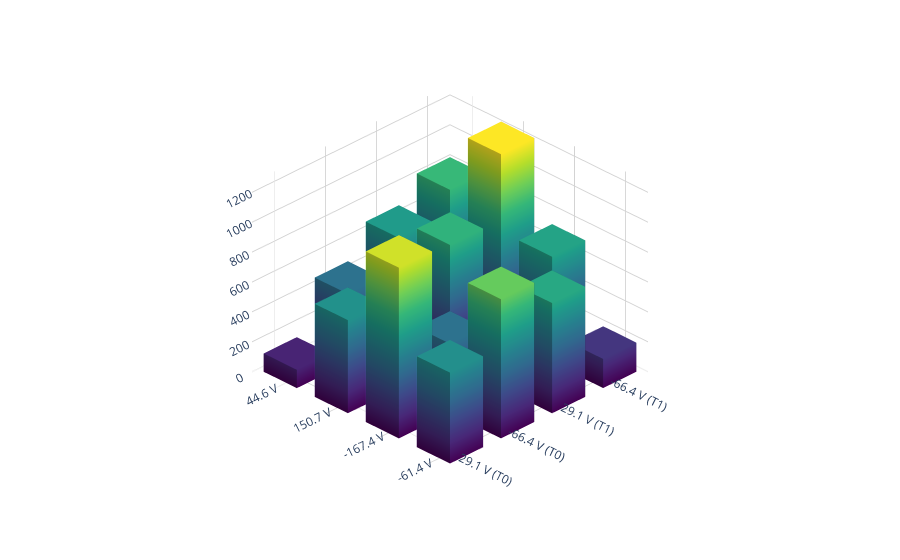

Source (notebook cell):
### Code cell
import numpy as np
import plotly.graph_objects as go

# --- Assume N, z0, z1, AliceEOMVoltages, BobEOMVoltages are defined upstream ---

# 1. Define the measurement logic arrays
v_sweep = np.linspace(-200, 200, N)
signalarray0 = np.tile(v_sweep, N)
signalarray1 = np.repeat(v_sweep, N)

# 2 & 3. Extract the closest points into 2x4 matrices
rate0_grid = np.zeros((2, 4))
rate1_grid = np.zeros((2, 4))

for i, v1_ideal in enumerate(BobEOMVoltages):
    for j, v0_ideal in enumerate(AliceEOMVoltages):
        distances = (signalarray0 - v0_ideal) ** 2 + (signalarray1 - v1_ideal) ** 2
        idx = np.argmin(distances)

        rate0_grid[i, j] = z0[idx]
        rate1_grid[i, j] = z1[idx]

# 4. Combine grids into a single 4x4 matrix
combined_grid = np.vstack((rate0_grid, rate1_grid))

# Swapping to get into literature form
combined_grid[[0,2]] = combined_grid[[2,0]]
combined_grid[[1,3]] = combined_grid[[3,1]]

# 5. Build the Plotly 3D Mesh Plot
fig = go.Figure()

num_y, num_x = combined_grid.shape
dx = 0.65
dy = 0.65

# Fix the maximum Z value so the color scale is uniform across all pillars
z_max_global = np.max(combined_grid) if np.max(combined_grid) > 0 else 1

# Standard cube triangulation (12 triangles connecting the 8 vertices)
i_tris = [0, 0, 4, 4, 0, 0, 3, 3, 0, 0, 1, 1]
j_tris = [1, 2, 5, 6, 1, 5, 2, 6, 3, 7, 2, 6]
k_tris = [2, 3, 6, 7, 5, 4, 6, 7, 7, 4, 6, 5]

for j in range(num_y):
    for i in range(num_x):
        z_val = combined_grid[j, i]
        if z_val <= 0:
            continue
            
        # Define the 8 corners of the pillar (Bottom 4, Top 4)
        x_verts = [i-dx/2, i+dx/2, i+dx/2, i-dx/2, i-dx/2, i+dx/2, i+dx/2, i-dx/2]
        y_verts = [j-dy/2, j-dy/2, j+dy/2, j+dy/2, j-dy/2, j-dy/2, j+dy/2, j+dy/2]
        z_verts = [0, 0, 0, 0, z_val, z_val, z_val, z_val]
        
        fig.add_trace(go.Mesh3d(
            x=x_verts,
            y=y_verts,
            z=z_verts,
            i=i_tris,
            j=j_tris,
            k=k_tris,
            intensity=z_verts,      # Interpolates color based on Z-height
            colorscale='Viridis',   
            cmin=0,                 # Anchor base color (blue) to Z=0
            cmax=z_max_global,      # Anchor peak color (yellow) to global max
            showscale=False,        
            flatshading=True,       # Keeps pillar walls flat rather than smoothed
            lighting=dict(facenormalsepsilon=0, ambient=0.7, diffuse=0.8),
            hoverinfo='skip'
        ))

# 6. Styling to match the reference format
x_labels = [f"{v:.1f} V" for v in AliceEOMVoltages]
combined_y_labels = [f"{v:.1f} V (T0)" for v in BobEOMVoltages] + [
    f"{v:.1f} V (T1)" for v in BobEOMVoltages
]

fig.update_layout(
    scene=dict(
        xaxis=dict(
            tickvals=np.arange(num_x),
            ticktext=x_labels,
            showgrid=True,
            gridcolor='lightgray',
            backgroundcolor='white',
            title=''
        ),
        yaxis=dict(
            tickvals=np.arange(num_y),
            ticktext=combined_y_labels,
            showgrid=True,
            gridcolor='lightgray',
            backgroundcolor='white',
            title=''
        ),
        zaxis=dict(
            showgrid=True,
            gridcolor='lightgray',
            backgroundcolor='white',
            title=''
        ),
        aspectratio=dict(x=1, y=1, z=0.8),
        camera=dict(
            # Using an orthographic projection flattens perspective distortion, 
            # which is heavily favored for quantitative 3D bar charts in literature.
            projection=dict(type="orthographic"),
            eye=dict(x=1.5, y=-1.5, z=1.2) 
        )
    ),
    margin=dict(l=0, r=0, b=0, t=0),
    paper_bgcolor='white',
    showlegend=False
)

fig.show()

### Figure 1 — Plotly figure (JSON) as saved in the notebook; plotly's stock layout.template omitted (floating-point values rounded to 4 significant figures)
{"data": [{"cmax": 1227.0, "cmin": 0, "colorscale": [[0, "#440154"], [0.1111, "#482878"], [0.2222, "#3e4989"], [0.3333, "#31688e"], [0.4444, "#26828e"], [0.5556, "#1f9e89"], [0.6667, "#35b779"], [0.7778, "#6ece58"], [0.8889, "#b5de2b"], [1, "#fde725"]], "flatshading": true, "hoverinfo": "skip", "i": [0, 0, 4, 4, 0, 0, 3, 3, 0, 0, 1, 1], "intensity": [0, 0, 0, 0, 122.3, 122.3, 122.3, 122.3], "j": [1, 2, 5, 6, 1, 5, 2, 6, 3, 7, 2, 6], "k": [2, 3, 6, 7, 5, 4, 6, 7, 7, 4, 6, 5], "lighting": {"ambient": 0.7, "diffuse": 0.8, "facenormalsepsilon": 0}, "showscale": false, "type": "mesh3d", "x": [-0.325, 0.325, 0.325, -0.325, -0.325, 0.325, 0.325, -0.325], "y": [-0.325, -0.325, 0.325, 0.325, -0.325, -0.325, 0.325, 0.325], "z": [0, 0, 0, 0, 122.3, 122.3, 122.3, 122.3]}, {"cmax": 1227.0, "cmin": 0, "colorscale": [[0, "#440154"], [0.1111, "#482878"], [0.2222, "#3e4989"], [0.3333, "#31688e"], [0.4444, "#26828e"], [0.5556, "#1f9e89"], [0.6667, "#35b779"], [0.7778, "#6ece58"], [0.8889, "#b5de2b"], [1, "#fde725"]], "flatshading": true, "hoverinfo": "skip", "i": [0, 0, 4, 4, 0, 0, 3, 3, 0, 0, 1, 1], "intensity": [0, 0, 0, 0, 622.3, 622.3, 622.3, 622.3], "j": [1, 2, 5, 6, 1, 5, 2, 6, 3, 7, 2, 6], "k": [2, 3, 6, 7, 5, 4, 6, 7, 7, 4, 6, 5], "lighting": {"ambient": 0.7, "diffuse": 0.8, "facenormalsepsilon": 0}, "showscale": false, "type": "mesh3d", "x": [0.675, 1.325, 1.325, 0.675, 0.675, 1.325, 1.325, 0.675], "y": [-0.325, -0.325, 0.325, 0.325, -0.325, -0.325, 0.325, 0.325], "z": [0, 0, 0, 0, 622.3, 622.3, 622.3, 622.3]}, {"cmax": 1227.0, "cmin": 0, "colorscale": [[0, "#440154"], [0.1111, "#482878"], [0.2222, "#3e4989"], [0.3333, "#31688e"], [0.4444, "#26828e"], [0.5556, "#1f9e89"], [0.6667, "#35b779"], [0.7778, "#6ece58"], [0.8889, "#b5de2b"], [1, "#fde725"]], "flatshading": true, "hoverinfo": "skip", "i": [0, 0, 4, 4, 0, 0, 3, 3, 0, 0, 1, 1], "intensity": [0, 0, 0, 0, 1141.0, 1141.0, 1141.0, 1141.0], "j": [1, 2, 5, 6, 1, 5, 2, 6, 3, 7, 2, 6], "k": [2, 3, 6, 7, 5, 4, 6, 7, 7, 4, 6, 5], "lighting": {"ambient": 0.7, "diffuse": 0.8, "facenormalsepsilon": 0}, "showscale": false, "type": "mesh3d", "x": [1.675, 2.325, 2.325, 1.675, 1.675, 2.325, 2.325, 1.675], "y": [-0.325, -0.325, 0.325, 0.325, -0.325, -0.325, 0.325, 0.325], "z": [0, 0, 0, 0, 1141.0, 1141.0, 1141.0, 1141.0]}, {"cmax": 1227.0, "cmin": 0, "colorscale": [[0, "#440154"], [0.1111, "#482878"], [0.2222, "#3e4989"], [0.3333, "#31688e"], [0.4444, "#26828e"], [0.5556, "#1f9e89"], [0.6667, "#35b779"], [0.7778, "#6ece58"], [0.8889, "#b5de2b"], [1, "#fde725"]], "flatshading": true, "hoverinfo": "skip", "i": [0, 0, 4, 4, 0, 0, 3, 3, 0, 0, 1, 1], "intensity": [0, 0, 0, 0, 607.7, 607.7, 607.7, 607.7], "j": [1, 2, 5, 6, 1, 5, 2, 6, 3, 7, 2, 6], "k": [2, 3, 6, 7, 5, 4, 6, 7, 7, 4, 6, 5], "lighting": {"ambient": 0.7, "diffuse": 0.8, "facenormalsepsilon": 0}, "showscale": false, "type": "mesh3d", "x": [2.675, 3.325, 3.325, 2.675, 2.675, 3.325, 3.325, 2.675], "y": [-0.325, -0.325, 0.325, 0.325, -0.325, -0.325, 0.325, 0.325], "z": [0, 0, 0, 0, 607.7, 607.7, 607.7, 607.7]}, {"cmax": 1227.0, "cmin": 0, "colorscale": [[0, "#440154"], [0.1111, "#482878"], [0.2222, "#3e4989"], [0.3333, "#31688e"], [0.4444, "#26828e"], [0.5556, "#1f9e89"], [0.6667, "#35b779"], [0.7778, "#6ece58"], [0.8889, "#b5de2b"], [1, "#fde725"]], "flatshading": true, "hoverinfo": "skip", "i": [0, 0, 4, 4, 0, 0, 3, 3, 0, 0, 1, 1], "intensity": [0, 0, 0, 0, 461.6, 461.6, 461.6, 461.6], "j": [1, 2, 5, 6, 1, 5, 2, 6, 3, 7, 2, 6], "k": [2, 3, 6, 7, 5, 4, 6, 7, 7, 4, 6, 5], "lighting": {"ambient": 0.7, "diffuse": 0.8, "facenormalsepsilon": 0}, "showscale": false, "type": "mesh3d", "x": [-0.325, 0.325, 0.325, -0.325, -0.325, 0.325, 0.325, -0.325], "y": [0.675, 0.675, 1.325, 1.325, 0.675, 0.675, 1.325, 1.325], "z": [0, 0, 0, 0, 461.6, 461.6, 461.6, 461.6]}, {"cmax": 1227.0, "cmin": 0, "colorscale": [[0, "#440154"], [0.1111, "#482878"], [0.2222, "#3e4989"], [0.3333, "#31688e"], [0.4444, "#26828e"], [0.5556, "#1f9e89"], [0.6667, "#35b779"], [0.7778, "#6ece58"], [0.8889, "#b5de2b"], [1, "#fde725"]], "flatshading": true, "hoverinfo": "skip", "i": [0, 0, 4, 4, 0, 0, 3, 3, 0, 0, 1, 1], "intensity": [0, 0, 0, 0, 154.6, 154.6, 154.6, 154.6], "j": [1, 2, 5, 6, 1, 5, 2, 6, 3, 7, 2, 6], "k": [2, 3, 6, 7, 5, 4, 6, 7, 7, 4, 6, 5], "lighting": {"ambient": 0.7, "diffuse": 0.8, "facenormalsepsilon": 0}, "showscale": false, "type": "mesh3d", "x": [0.675, 1.325, 1.325, 0.675, 0.675, 1.325, 1.325, 0.675], "y": [0.675, 0.675, 1.325, 1.325, 0.675, 0.675, 1.325, 1.325], "z": [0, 0, 0, 0, 154.6, 154.6, 154.6, 154.6]}, {"cmax": 1227.0, "cmin": 0, "colorscale": [[0, "#440154"], [0.1111, "#482878"], [0.2222, "#3e4989"], [0.3333, "#31688e"], [0.4444, "#26828e"], [0.5556, "#1f9e89"], [0.6667, "#35b779"], [0.7778, "#6ece58"], [0.8889, "#b5de2b"], [1, "#fde725"]], "flatshading": true, "hoverinfo": "skip", "i": [0, 0, 4, 4, 0, 0, 3, 3, 0, 0, 1, 1], "intensity": [0, 0, 0, 0, 464.5, 464.5, 464.5, 464.5], "j": [1, 2, 5, 6, 1, 5, 2, 6, 3, 7, 2, 6], "k": [2, 3, 6, 7, 5, 4, 6, 7, 7, 4, 6, 5], "lighting": {"ambient": 0.7, "diffuse": 0.8, "facenormalsepsilon": 0}, "showscale": false, "type": "mesh3d", "x": [1.675, 2.325, 2.325, 1.675, 1.675, 2.325, 2.325, 1.675], "y": [0.675, 0.675, 1.325, 1.325, 0.675, 0.675, 1.325, 1.325], "z": [0, 0, 0, 0, 464.5, 464.5, 464.5, 464.5]}, {"cmax": 1227.0, "cmin": 0, "colorscale": [[0, "#440154"], [0.1111, "#482878"], [0.2222, "#3e4989"], [0.3333, "#31688e"], [0.4444, "#26828e"], [0.5556, "#1f9e89"], [0.6667, "#35b779"], [0.7778, "#6ece58"], [0.8889, "#b5de2b"], [1, "#fde725"]], "flatshading": true, "hoverinfo": "skip", "i": [0, 0, 4, 4, 0, 0, 3, 3, 0, 0, 1, 1], "intensity": [0, 0, 0, 0, 930.8, 930.8, 930.8, 930.8], "j": [1, 2, 5, 6, 1, 5, 2, 6, 3, 7, 2, 6], "k": [2, 3, 6, 7, 5, 4, 6, 7, 7, 4, 6, 5], "lighting": {"ambient": 0.7, "diffuse": 0.8, "facenormalsepsilon": 0}, "showscale": false, "type": "mesh3d", "x": [2.675, 3.325, 3.325, 2.675, 2.675, 3.325, 3.325, 2.675], "y": [0.675, 0.675, 1.325, 1.325, 0.675, 0.675, 1.325, 1.325], "z": [0, 0, 0, 0, 930.8, 930.8, 930.8, 930.8]}, {"cmax": 1227.0, "cmin": 0, "colorscale": [[0, "#440154"], [0.1111, "#482878"], [0.2222, "#3e4989"], [0.3333, "#31688e"], [0.4444, "#26828e"], [0.5556, "#1f9e89"], [0.6667, "#35b779"], [0.7778, "#6ece58"], [0.8889, "#b5de2b"], [1, "#fde725"]], "flatshading": true, "hoverinfo": "skip", "i": [0, 0, 4, 4, 0, 0, 3, 3, 0, 0, 1, 1], "intensity": [0, 0, 0, 0, 668.1, 668.1, 668.1, 668.1], "j": [1, 2, 5, 6, 1, 5, 2, 6, 3, 7, 2, 6], "k": [2, 3, 6, 7, 5, 4, 6, 7, 7, 4, 6, 5], "lighting": {"ambient": 0.7, "diffuse": 0.8, "facenormalsepsilon": 0}, "showscale": false, "type": "mesh3d", "x": [-0.325, 0.325, 0.325, -0.325, -0.325, 0.325, 0.325, -0.325], "y": [1.675, 1.675, 2.325, 2.325, 1.675, 1.675, 2.325, 2.325], "z": [0, 0, 0, 0, 668.1, 668.1, 668.1, 668.1]}, {"cmax": 1227.0, "cmin": 0, "colorscale": [[0, "#440154"], [0.1111, "#482878"], [0.2222, "#3e4989"], [0.3333, "#31688e"], [0.4444, "#26828e"], [0.5556, "#1f9e89"], [0.6667, "#35b779"], [0.7778, "#6ece58"], [0.8889, "#b5de2b"], [1, "#fde725"]], "flatshading": true, "hoverinfo": "skip", "i": [0, 0, 4, 4, 0, 0, 3, 3, 0, 0, 1, 1], "intensity": [0, 0, 0, 0, 789.5, 789.5, 789.5, 789.5], "j": [1, 2, 5, 6, 1, 5, 2, 6, 3, 7, 2, 6], "k": [2, 3, 6, 7, 5, 4, 6, 7, 7, 4, 6, 5], "lighting": {"ambient": 0.7, "diffuse": 0.8, "facenormalsepsilon": 0}, "showscale": false, "type": "mesh3d", "x": [0.675, 1.325, 1.325, 0.675, 0.675, 1.325, 1.325, 0.675], "y": [1.675, 1.675, 2.325, 2.325, 1.675, 1.675, 2.325, 2.325], "z": [0, 0, 0, 0, 789.5, 789.5, 789.5, 789.5]}, {"cmax": 1227.0, "cmin": 0, "colorscale": [[0, "#440154"], [0.1111, "#482878"], [0.2222, "#3e4989"], [0.3333, "#31688e"], [0.4444, "#26828e"], [0.5556, "#1f9e89"], [0.6667, "#35b779"], [0.7778, "#6ece58"], [0.8889, "#b5de2b"], [1, "#fde725"]], "flatshading": true, "hoverinfo": "skip", "i": [0, 0, 4, 4, 0, 0, 3, 3, 0, 0, 1, 1], "intensity": [0, 0, 0, 0, 187.1, 187.1, 187.1, 187.1], "j": [1, 2, 5, 6, 1, 5, 2, 6, 3, 7, 2, 6], "k": [2, 3, 6, 7, 5, 4, 6, 7, 7, 4, 6, 5], "lighting": {"ambient": 0.7, "diffuse": 0.8, "facenormalsepsilon": 0}, "showscale": false, "type": "mesh3d", "x": [1.675, 2.325, 2.325, 1.675, 1.675, 2.325, 2.325, 1.675], "y": [1.675, 1.675, 2.325, 2.325, 1.675, 1.675, 2.325, 2.325], "z": [0, 0, 0, 0, 187.1, 187.1, 187.1, 187.1]}, {"cmax": 1227.0, "cmin": 0, "colorscale": [[0, "#440154"], [0.1111, "#482878"], [0.2222, "#3e4989"], [0.3333, "#31688e"], [0.4444, "#26828e"], [0.5556, "#1f9e89"], [0.6667, "#35b779"], [0.7778, "#6ece58"], [0.8889, "#b5de2b"], [1, "#fde725"]], "flatshading": true, "hoverinfo": "skip", "i": [0, 0, 4, 4, 0, 0, 3, 3, 0, 0, 1, 1], "intensity": [0, 0, 0, 0, 736.7, 736.7, 736.7, 736.7], "j": [1, 2, 5, 6, 1, 5, 2, 6, 3, 7, 2, 6], "k": [2, 3, 6, 7, 5, 4, 6, 7, 7, 4, 6, 5], "lighting": {"ambient": 0.7, "diffuse": 0.8, "facenormalsepsilon": 0}, "showscale": false, "type": "mesh3d", "x": [2.675, 3.325, 3.325, 2.675, 2.675, 3.325, 3.325, 2.675], "y": [1.675, 1.675, 2.325, 2.325, 1.675, 1.675, 2.325, 2.325], "z": [0, 0, 0, 0, 736.7, 736.7, 736.7, 736.7]}, {"cmax": 1227.0, "cmin": 0, "colorscale": [[0, "#440154"], [0.1111, "#482878"], [0.2222, "#3e4989"], [0.3333, "#31688e"], [0.4444, "#26828e"], [0.5556, "#1f9e89"], [0.6667, "#35b779"], [0.7778, "#6ece58"], [0.8889, "#b5de2b"], [1, "#fde725"]], "flatshading": true, "hoverinfo": "skip", "i": [0, 0, 4, 4, 0, 0, 3, 3, 0, 0, 1, 1], "intensity": [0, 0, 0, 0, 821.7, 821.7, 821.7, 821.7], "j": [1, 2, 5, 6, 1, 5, 2, 6, 3, 7, 2, 6], "k": [2, 3, 6, 7, 5, 4, 6, 7, 7, 4, 6, 5], "lighting": {"ambient": 0.7, "diffuse": 0.8, "facenormalsepsilon": 0}, "showscale": false, "type": "mesh3d", "x": [-0.325, 0.325, 0.325, -0.325, -0.325, 0.325, 0.325, -0.325], "y": [2.675, 2.675, 3.325, 3.325, 2.675, 2.675, 3.325, 3.325], "z": [0, 0, 0, 0, 821.7, 821.7, 821.7, 821.7]}, {"cmax": 1227.0, "cmin": 0, "colorscale": [[0, "#440154"], [0.1111, "#482878"], [0.2222, "#3e4989"], [0.3333, "#31688e"], [0.4444, "#26828e"], [0.5556, "#1f9e89"], [0.6667, "#35b779"], [0.7778, "#6ece58"], [0.8889, "#b5de2b"], [1, "#fde725"]], "flatshading": true, "hoverinfo": "skip", "i": [0, 0, 4, 4, 0, 0, 3, 3, 0, 0, 1, 1], "intensity": [0, 0, 0, 0, 1227.0, 1227.0, 1227.0, 1227.0], "j": [1, 2, 5, 6, 1, 5, 2, 6, 3, 7, 2, 6], "k": [2, 3, 6, 7, 5, 4, 6, 7, 7, 4, 6, 5], "lighting": {"ambient": 0.7, "diffuse": 0.8, "facenormalsepsilon": 0}, "showscale": false, "type": "mesh3d", "x": [0.675, 1.325, 1.325, 0.675, 0.675, 1.325, 1.325, 0.675], "y": [2.675, 2.675, 3.325, 3.325, 2.675, 2.675, 3.325, 3.325], "z": [0, 0, 0, 0, 1227.0, 1227.0, 1227.0, 1227.0]}, {"cmax": 1227.0, "cmin": 0, "colorscale": [[0, "#440154"], [0.1111, "#482878"], [0.2222, "#3e4989"], [0.3333, "#31688e"], [0.4444, "#26828e"], [0.5556, "#1f9e89"], [0.6667, "#35b779"], [0.7778, "#6ece58"], [0.8889, "#b5de2b"], [1, "#fde725"]], "flatshading": true, "hoverinfo": "skip", "i": [0, 0, 4, 4, 0, 0, 3, 3, 0, 0, 1, 1], "intensity": [0, 0, 0, 0, 710.4, 710.4, 710.4, 710.4], "j": [1, 2, 5, 6, 1, 5, 2, 6, 3, 7, 2, 6], "k": [2, 3, 6, 7, 5, 4, 6, 7, 7, 4, 6, 5], "lighting": {"ambient": 0.7, "diffuse": 0.8, "facenormalsepsilon": 0}, "showscale": false, "type": "mesh3d", "x": [1.675, 2.325, 2.325, 1.675, 1.675, 2.325, 2.325, 1.675], "y": [2.675, 2.675, 3.325, 3.325, 2.675, 2.675, 3.325, 3.325], "z": [0, 0, 0, 0, 710.4, 710.4, 710.4, 710.4]}, {"cmax": 1227.0, "cmin": 0, "colorscale": [[0, "#440154"], [0.1111, "#482878"], [0.2222, "#3e4989"], [0.3333, "#31688e"], [0.4444, "#26828e"], [0.5556, "#1f9e89"], [0.6667, "#35b779"], [0.7778, "#6ece58"], [0.8889, "#b5de2b"], [1, "#fde725"]], "flatshading": true, "hoverinfo": "skip", "i": [0, 0, 4, 4, 0, 0, 3, 3, 0, 0, 1, 1], "intensity": [0, 0, 0, 0, 195.0, 195.0, 195.0, 195.0], "j": [1, 2, 5, 6, 1, 5, 2, 6, 3, 7, 2, 6], "k": [2, 3, 6, 7, 5, 4, 6, 7, 7, 4, 6, 5], "lighting": {"ambient": 0.7, "diffuse": 0.8, "facenormalsepsilon": 0}, "showscale": false, "type": "mesh3d", "x": [2.675, 3.325, 3.325, 2.675, 2.675, 3.325, 3.325, 2.675], "y": [2.675, 2.675, 3.325, 3.325, 2.675, 2.675, 3.325, 3.325], "z": [0, 0, 0, 0, 195.0, 195.0, 195.0, 195.0]}], "layout": {"margin": {"b": 0, "l": 0, "r": 0, "t": 0}, "paper_bgcolor": "white", "scene": {"aspectratio": {"x": 1, "y": 1, "z": 0.8}, "camera": {"eye": {"x": 1.5, "y": -1.5, "z": 1.2}, "projection": {"type": "orthographic"}}, "xaxis": {"backgroundcolor": "white", "gridcolor": "lightgray", "showgrid": true, "ticktext": ["44.6 V", "150.7 V", "-167.4 V", "-61.4 V"], "tickvals": [0, 1, 2, 3], "title": {"text": ""}}, "yaxis": {"backgroundcolor": "white", "gridcolor": "lightgray", "showgrid": true, "ticktext": ["29.1 V (T0)", "-66.4 V (T0)", "29.1 V (T1)", "-66.4 V (T1)"], "tickvals": [0, 1, 2, 3], "title": {"text": ""}}, "zaxis": {"backgroundcolor": "white", "gridcolor": "lightgray", "showgrid": true, "title": {"text": ""}}}, "showlegend": false}}
